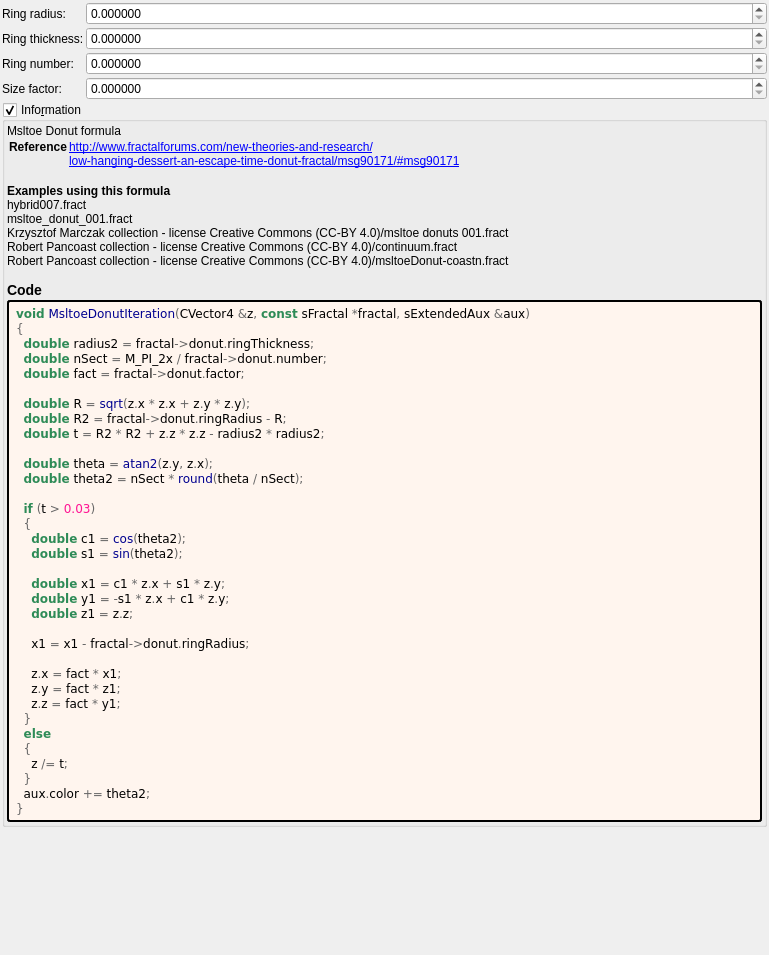
<?xml version="1.0" encoding="UTF-8"?>
<ui version="4.0">
 <class>Form</class>
 <widget class="QWidget" name="Form">
  <property name="geometry">
   <rect>
    <x>0</x>
    <y>0</y>
    <width>769</width>
    <height>955</height>
   </rect>
  </property>
  <property name="windowTitle">
   <string notr="true">msltoe_donut</string>
  </property>
  <layout class="QVBoxLayout" name="verticalLayout">
   <property name="spacing">
    <number>2</number>
   </property>
   <property name="leftMargin">
    <number>2</number>
   </property>
   <property name="topMargin">
    <number>2</number>
   </property>
   <property name="rightMargin">
    <number>2</number>
   </property>
   <property name="bottomMargin">
    <number>2</number>
   </property>
   <item>
    <layout class="QGridLayout" name="gridLayout_2" columnstretch="0,1">
     <property name="spacing">
      <number>2</number>
     </property>
     <item row="3" column="0">
      <widget class="QLabel" name="label_11">
       <property name="text">
        <string>Size factor:</string>
       </property>
      </widget>
     </item>
     <item row="1" column="0">
      <widget class="QLabel" name="label_9">
       <property name="text">
        <string>Ring thickness:</string>
       </property>
      </widget>
     </item>
     <item row="1" column="1">
      <widget class="MyDoubleSpinBox" name="spinbox_donut_ring_thickness">
       <property name="sizePolicy">
        <sizepolicy hsizetype="Minimum" vsizetype="Maximum">
         <horstretch>0</horstretch>
         <verstretch>0</verstretch>
        </sizepolicy>
       </property>
       <property name="prefix">
        <string/>
       </property>
       <property name="suffix">
        <string/>
       </property>
       <property name="decimals">
        <number>6</number>
       </property>
       <property name="minimum">
        <double>0.000000000000000</double>
       </property>
       <property name="maximum">
        <double>1000.000000000000000</double>
       </property>
       <property name="singleStep">
        <double>0.010000000000000</double>
       </property>
      </widget>
     </item>
     <item row="0" column="1">
      <widget class="MyDoubleSpinBox" name="spinbox_donut_ring_radius">
       <property name="sizePolicy">
        <sizepolicy hsizetype="Minimum" vsizetype="Maximum">
         <horstretch>0</horstretch>
         <verstretch>0</verstretch>
        </sizepolicy>
       </property>
       <property name="prefix">
        <string/>
       </property>
       <property name="suffix">
        <string/>
       </property>
       <property name="decimals">
        <number>6</number>
       </property>
       <property name="minimum">
        <double>0.000000000000000</double>
       </property>
       <property name="maximum">
        <double>1000.000000000000000</double>
       </property>
       <property name="singleStep">
        <double>0.100000000000000</double>
       </property>
      </widget>
     </item>
     <item row="2" column="1">
      <widget class="MyDoubleSpinBox" name="spinbox_donut_number">
       <property name="sizePolicy">
        <sizepolicy hsizetype="Minimum" vsizetype="Maximum">
         <horstretch>0</horstretch>
         <verstretch>0</verstretch>
        </sizepolicy>
       </property>
       <property name="prefix">
        <string/>
       </property>
       <property name="suffix">
        <string/>
       </property>
       <property name="decimals">
        <number>6</number>
       </property>
       <property name="minimum">
        <double>0.000000000000000</double>
       </property>
       <property name="maximum">
        <double>1000.000000000000000</double>
       </property>
       <property name="singleStep">
        <double>0.100000000000000</double>
       </property>
      </widget>
     </item>
     <item row="0" column="0">
      <widget class="QLabel" name="label_7">
       <property name="text">
        <string>Ring radius:</string>
       </property>
      </widget>
     </item>
     <item row="3" column="1">
      <widget class="MyDoubleSpinBox" name="spinbox_donut_factor">
       <property name="sizePolicy">
        <sizepolicy hsizetype="Minimum" vsizetype="Maximum">
         <horstretch>0</horstretch>
         <verstretch>0</verstretch>
        </sizepolicy>
       </property>
       <property name="prefix">
        <string/>
       </property>
       <property name="suffix">
        <string/>
       </property>
       <property name="decimals">
        <number>6</number>
       </property>
       <property name="minimum">
        <double>0.000000000000000</double>
       </property>
       <property name="maximum">
        <double>1000.000000000000000</double>
       </property>
       <property name="singleStep">
        <double>0.100000000000000</double>
       </property>
      </widget>
     </item>
     <item row="2" column="0">
      <widget class="QLabel" name="label_10">
       <property name="text">
        <string>Ring number:</string>
       </property>
      </widget>
     </item>
    </layout>
   </item>
   <item>
    <widget class="MyGroupBox" name="groupCheck_info">
     <property name="title">
      <string>Info&amp;rmation</string>
     </property>
     <property name="flat">
      <bool>false</bool>
     </property>
     <property name="checkable">
      <bool>true</bool>
     </property>
     <layout class="QVBoxLayout" name="verticalLayout_2">
      <property name="spacing">
       <number>2</number>
      </property>
      <property name="leftMargin">
       <number>2</number>
      </property>
      <property name="topMargin">
       <number>2</number>
      </property>
      <property name="rightMargin">
       <number>2</number>
      </property>
      <property name="bottomMargin">
       <number>2</number>
      </property>
      <item>
       <widget class="QLabel" name="label_information_general">
        <property name="text">
         <string notr="true">&lt;p&gt;Msltoe Donut formula&lt;/p&gt;&lt;table&gt;
&lt;tr&gt;&lt;th&gt;Reference&lt;/th&gt;&lt;td&gt;&lt;a href=&quot;http://www.fractalforums.com/new-theories-and-research/&quot;&gt;http://www.fractalforums.com/new-theories-and-research/&lt;br&gt;
&lt;a href=&quot;low-hanging-dessert-an-escape-time-donut-fractal/msg90171/#msg90171&quot;&gt;low-hanging-dessert-an-escape-time-donut-fractal/msg90171/#msg90171&lt;br&gt;
&lt;/td&gt;&lt;/tr&gt;
&lt;/table&gt;
&lt;br&gt;&lt;b&gt;Examples using this formula&lt;/b&gt;&lt;br&gt;hybrid007.fract&lt;br&gt;msltoe_donut_001.fract&lt;br&gt;Krzysztof Marczak collection - license Creative Commons (CC-BY 4.0)/msltoe donuts 001.fract&lt;br&gt;Robert Pancoast collection - license Creative Commons (CC-BY 4.0)/continuum.fract&lt;br&gt;Robert Pancoast collection - license Creative Commons (CC-BY 4.0)/msltoeDonut-coastn.fract&lt;h3&gt;Code&lt;/h3&gt;</string>
        </property>
        <property name="wordWrap">
         <bool>true</bool>
        </property>
        <property name="openExternalLinks">
         <bool>true</bool>
        </property>
        <property name="textInteractionFlags">
         <set>Qt::LinksAccessibleByMouse|Qt::TextSelectableByMouse</set>
        </property>
       </widget>
      </item>
      <item>
       <widget class="QLabel" name="label_code_content">
        <property name="styleSheet">
         <string notr="true">border-style: outset; border-width: 2px; border-radius: 3px; border-color: black; background-color: #fff5ee; padding: 4px;</string>
        </property>
        <property name="text">
         <string notr="true">&lt;body style=&quot;background-color:#fff5ee&quot;&gt;
&lt;pre style=&quot;color:#000000; background-color:#fff5ee;  font-family:'Courier New',monospace;&quot;&gt;&lt;span style=&quot;color:#2e8b57; font-weight:bold&quot;&gt;void&lt;/span&gt; &lt;span style=&quot;color:#00008f&quot;&gt;MsltoeDonutIteration&lt;/span&gt;&lt;span style=&quot;color:#676767&quot;&gt;(&lt;/span&gt;CVector4 &lt;span style=&quot;color:#676767&quot;&gt;&amp;amp;&lt;/span&gt;z&lt;span style=&quot;color:#676767&quot;&gt;,&lt;/span&gt; &lt;span style=&quot;color:#2e8b57; font-weight:bold&quot;&gt;const&lt;/span&gt; sFractal &lt;span style=&quot;color:#676767&quot;&gt;*&lt;/span&gt;fractal&lt;span style=&quot;color:#676767&quot;&gt;,&lt;/span&gt; sExtendedAux &lt;span style=&quot;color:#676767&quot;&gt;&amp;amp;&lt;/span&gt;aux&lt;span style=&quot;color:#676767&quot;&gt;)&lt;/span&gt;
&lt;span style=&quot;color:#676767&quot;&gt;{&lt;/span&gt;
  &lt;span style=&quot;color:#2e8b57; font-weight:bold&quot;&gt;double&lt;/span&gt; radius2 &lt;span style=&quot;color:#676767&quot;&gt;=&lt;/span&gt; fractal&lt;span style=&quot;color:#676767&quot;&gt;-&amp;gt;&lt;/span&gt;donut&lt;span style=&quot;color:#676767&quot;&gt;.&lt;/span&gt;ringThickness&lt;span style=&quot;color:#676767&quot;&gt;;&lt;/span&gt;
  &lt;span style=&quot;color:#2e8b57; font-weight:bold&quot;&gt;double&lt;/span&gt; nSect &lt;span style=&quot;color:#676767&quot;&gt;=&lt;/span&gt; M_PI_2x &lt;span style=&quot;color:#676767&quot;&gt;/&lt;/span&gt; fractal&lt;span style=&quot;color:#676767&quot;&gt;-&amp;gt;&lt;/span&gt;donut&lt;span style=&quot;color:#676767&quot;&gt;.&lt;/span&gt;number&lt;span style=&quot;color:#676767&quot;&gt;;&lt;/span&gt;
  &lt;span style=&quot;color:#2e8b57; font-weight:bold&quot;&gt;double&lt;/span&gt; fact &lt;span style=&quot;color:#676767&quot;&gt;=&lt;/span&gt; fractal&lt;span style=&quot;color:#676767&quot;&gt;-&amp;gt;&lt;/span&gt;donut&lt;span style=&quot;color:#676767&quot;&gt;.&lt;/span&gt;factor&lt;span style=&quot;color:#676767&quot;&gt;;&lt;/span&gt;

  &lt;span style=&quot;color:#2e8b57; font-weight:bold&quot;&gt;double&lt;/span&gt; R &lt;span style=&quot;color:#676767&quot;&gt;=&lt;/span&gt; &lt;span style=&quot;color:#00008f&quot;&gt;sqrt&lt;/span&gt;&lt;span style=&quot;color:#676767&quot;&gt;(&lt;/span&gt;z&lt;span style=&quot;color:#676767&quot;&gt;.&lt;/span&gt;x &lt;span style=&quot;color:#676767&quot;&gt;*&lt;/span&gt; z&lt;span style=&quot;color:#676767&quot;&gt;.&lt;/span&gt;x &lt;span style=&quot;color:#676767&quot;&gt;+&lt;/span&gt; z&lt;span style=&quot;color:#676767&quot;&gt;.&lt;/span&gt;y &lt;span style=&quot;color:#676767&quot;&gt;*&lt;/span&gt; z&lt;span style=&quot;color:#676767&quot;&gt;.&lt;/span&gt;y&lt;span style=&quot;color:#676767&quot;&gt;);&lt;/span&gt;
  &lt;span style=&quot;color:#2e8b57; font-weight:bold&quot;&gt;double&lt;/span&gt; R2 &lt;span style=&quot;color:#676767&quot;&gt;=&lt;/span&gt; fractal&lt;span style=&quot;color:#676767&quot;&gt;-&amp;gt;&lt;/span&gt;donut&lt;span style=&quot;color:#676767&quot;&gt;.&lt;/span&gt;ringRadius &lt;span style=&quot;color:#676767&quot;&gt;-&lt;/span&gt; R&lt;span style=&quot;color:#676767&quot;&gt;;&lt;/span&gt;
  &lt;span style=&quot;color:#2e8b57; font-weight:bold&quot;&gt;double&lt;/span&gt; t &lt;span style=&quot;color:#676767&quot;&gt;=&lt;/span&gt; R2 &lt;span style=&quot;color:#676767&quot;&gt;*&lt;/span&gt; R2 &lt;span style=&quot;color:#676767&quot;&gt;+&lt;/span&gt; z&lt;span style=&quot;color:#676767&quot;&gt;.&lt;/span&gt;z &lt;span style=&quot;color:#676767&quot;&gt;*&lt;/span&gt; z&lt;span style=&quot;color:#676767&quot;&gt;.&lt;/span&gt;z &lt;span style=&quot;color:#676767&quot;&gt;-&lt;/span&gt; radius2 &lt;span style=&quot;color:#676767&quot;&gt;*&lt;/span&gt; radius2&lt;span style=&quot;color:#676767&quot;&gt;;&lt;/span&gt;

  &lt;span style=&quot;color:#2e8b57; font-weight:bold&quot;&gt;double&lt;/span&gt; theta &lt;span style=&quot;color:#676767&quot;&gt;=&lt;/span&gt; &lt;span style=&quot;color:#00008f&quot;&gt;atan2&lt;/span&gt;&lt;span style=&quot;color:#676767&quot;&gt;(&lt;/span&gt;z&lt;span style=&quot;color:#676767&quot;&gt;.&lt;/span&gt;y&lt;span style=&quot;color:#676767&quot;&gt;,&lt;/span&gt; z&lt;span style=&quot;color:#676767&quot;&gt;.&lt;/span&gt;x&lt;span style=&quot;color:#676767&quot;&gt;);&lt;/span&gt;
  &lt;span style=&quot;color:#2e8b57; font-weight:bold&quot;&gt;double&lt;/span&gt; theta2 &lt;span style=&quot;color:#676767&quot;&gt;=&lt;/span&gt; nSect &lt;span style=&quot;color:#676767&quot;&gt;*&lt;/span&gt; &lt;span style=&quot;color:#00008f&quot;&gt;round&lt;/span&gt;&lt;span style=&quot;color:#676767&quot;&gt;(&lt;/span&gt;theta &lt;span style=&quot;color:#676767&quot;&gt;/&lt;/span&gt; nSect&lt;span style=&quot;color:#676767&quot;&gt;);&lt;/span&gt;

  &lt;span style=&quot;color:#2e8b57; font-weight:bold&quot;&gt;if&lt;/span&gt; &lt;span style=&quot;color:#676767&quot;&gt;(&lt;/span&gt;t &lt;span style=&quot;color:#676767&quot;&gt;&amp;gt;&lt;/span&gt; &lt;span style=&quot;color:#ff1493&quot;&gt;0.03&lt;/span&gt;&lt;span style=&quot;color:#676767&quot;&gt;)&lt;/span&gt;
  &lt;span style=&quot;color:#676767&quot;&gt;{&lt;/span&gt;
    &lt;span style=&quot;color:#2e8b57; font-weight:bold&quot;&gt;double&lt;/span&gt; c1 &lt;span style=&quot;color:#676767&quot;&gt;=&lt;/span&gt; &lt;span style=&quot;color:#00008f&quot;&gt;cos&lt;/span&gt;&lt;span style=&quot;color:#676767&quot;&gt;(&lt;/span&gt;theta2&lt;span style=&quot;color:#676767&quot;&gt;);&lt;/span&gt;
    &lt;span style=&quot;color:#2e8b57; font-weight:bold&quot;&gt;double&lt;/span&gt; s1 &lt;span style=&quot;color:#676767&quot;&gt;=&lt;/span&gt; &lt;span style=&quot;color:#00008f&quot;&gt;sin&lt;/span&gt;&lt;span style=&quot;color:#676767&quot;&gt;(&lt;/span&gt;theta2&lt;span style=&quot;color:#676767&quot;&gt;);&lt;/span&gt;

    &lt;span style=&quot;color:#2e8b57; font-weight:bold&quot;&gt;double&lt;/span&gt; x1 &lt;span style=&quot;color:#676767&quot;&gt;=&lt;/span&gt; c1 &lt;span style=&quot;color:#676767&quot;&gt;*&lt;/span&gt; z&lt;span style=&quot;color:#676767&quot;&gt;.&lt;/span&gt;x &lt;span style=&quot;color:#676767&quot;&gt;+&lt;/span&gt; s1 &lt;span style=&quot;color:#676767&quot;&gt;*&lt;/span&gt; z&lt;span style=&quot;color:#676767&quot;&gt;.&lt;/span&gt;y&lt;span style=&quot;color:#676767&quot;&gt;;&lt;/span&gt;
    &lt;span style=&quot;color:#2e8b57; font-weight:bold&quot;&gt;double&lt;/span&gt; y1 &lt;span style=&quot;color:#676767&quot;&gt;= -&lt;/span&gt;s1 &lt;span style=&quot;color:#676767&quot;&gt;*&lt;/span&gt; z&lt;span style=&quot;color:#676767&quot;&gt;.&lt;/span&gt;x &lt;span style=&quot;color:#676767&quot;&gt;+&lt;/span&gt; c1 &lt;span style=&quot;color:#676767&quot;&gt;*&lt;/span&gt; z&lt;span style=&quot;color:#676767&quot;&gt;.&lt;/span&gt;y&lt;span style=&quot;color:#676767&quot;&gt;;&lt;/span&gt;
    &lt;span style=&quot;color:#2e8b57; font-weight:bold&quot;&gt;double&lt;/span&gt; z1 &lt;span style=&quot;color:#676767&quot;&gt;=&lt;/span&gt; z&lt;span style=&quot;color:#676767&quot;&gt;.&lt;/span&gt;z&lt;span style=&quot;color:#676767&quot;&gt;;&lt;/span&gt;

    x1 &lt;span style=&quot;color:#676767&quot;&gt;=&lt;/span&gt; x1 &lt;span style=&quot;color:#676767&quot;&gt;-&lt;/span&gt; fractal&lt;span style=&quot;color:#676767&quot;&gt;-&amp;gt;&lt;/span&gt;donut&lt;span style=&quot;color:#676767&quot;&gt;.&lt;/span&gt;ringRadius&lt;span style=&quot;color:#676767&quot;&gt;;&lt;/span&gt;

    z&lt;span style=&quot;color:#676767&quot;&gt;.&lt;/span&gt;x &lt;span style=&quot;color:#676767&quot;&gt;=&lt;/span&gt; fact &lt;span style=&quot;color:#676767&quot;&gt;*&lt;/span&gt; x1&lt;span style=&quot;color:#676767&quot;&gt;;&lt;/span&gt;
    z&lt;span style=&quot;color:#676767&quot;&gt;.&lt;/span&gt;y &lt;span style=&quot;color:#676767&quot;&gt;=&lt;/span&gt; fact &lt;span style=&quot;color:#676767&quot;&gt;*&lt;/span&gt; z1&lt;span style=&quot;color:#676767&quot;&gt;;&lt;/span&gt;
    z&lt;span style=&quot;color:#676767&quot;&gt;.&lt;/span&gt;z &lt;span style=&quot;color:#676767&quot;&gt;=&lt;/span&gt; fact &lt;span style=&quot;color:#676767&quot;&gt;*&lt;/span&gt; y1&lt;span style=&quot;color:#676767&quot;&gt;;&lt;/span&gt;
  &lt;span style=&quot;color:#676767&quot;&gt;}&lt;/span&gt;
  &lt;span style=&quot;color:#2e8b57; font-weight:bold&quot;&gt;else&lt;/span&gt;
  &lt;span style=&quot;color:#676767&quot;&gt;{&lt;/span&gt;
    z &lt;span style=&quot;color:#676767&quot;&gt;/=&lt;/span&gt; t&lt;span style=&quot;color:#676767&quot;&gt;;&lt;/span&gt;
  &lt;span style=&quot;color:#676767&quot;&gt;}&lt;/span&gt;
  aux&lt;span style=&quot;color:#676767&quot;&gt;.&lt;/span&gt;color &lt;span style=&quot;color:#676767&quot;&gt;+=&lt;/span&gt; theta2&lt;span style=&quot;color:#676767&quot;&gt;;&lt;/span&gt;
&lt;span style=&quot;color:#676767&quot;&gt;}&lt;/span&gt;
&lt;/pre&gt;
&lt;/body&gt;</string>
        </property>
        <property name="wordWrap">
         <bool>true</bool>
        </property>
        <property name="openExternalLinks">
         <bool>true</bool>
        </property>
        <property name="textInteractionFlags">
         <set>Qt::LinksAccessibleByMouse|Qt::TextSelectableByMouse</set>
        </property>
       </widget>
      </item>
     </layout>
    </widget>
   </item>
   <item>
    <spacer name="verticalSpacer">
     <property name="orientation">
      <enum>Qt::Vertical</enum>
     </property>
     <property name="sizeHint" stdset="0">
      <size>
       <width>20</width>
       <height>40</height>
      </size>
     </property>
    </spacer>
   </item>
  </layout>
 </widget>
 <customwidgets>
  <customwidget>
   <class>MyGroupBox</class>
   <extends>QGroupBox</extends>
   <header>my_group_box.h</header>
   <container>1</container>
  </customwidget>
  <customwidget>
   <class>MyDoubleSpinBox</class>
   <extends>QDoubleSpinBox</extends>
   <header>my_double_spin_box.h</header>
  </customwidget>
 </customwidgets>
 <tabstops>
  <tabstop>spinbox_donut_ring_radius</tabstop>
  <tabstop>spinbox_donut_ring_thickness</tabstop>
  <tabstop>spinbox_donut_number</tabstop>
  <tabstop>spinbox_donut_factor</tabstop>
  <tabstop>groupCheck_info</tabstop>
 </tabstops>
 <resources/>
 <connections/>
</ui>
